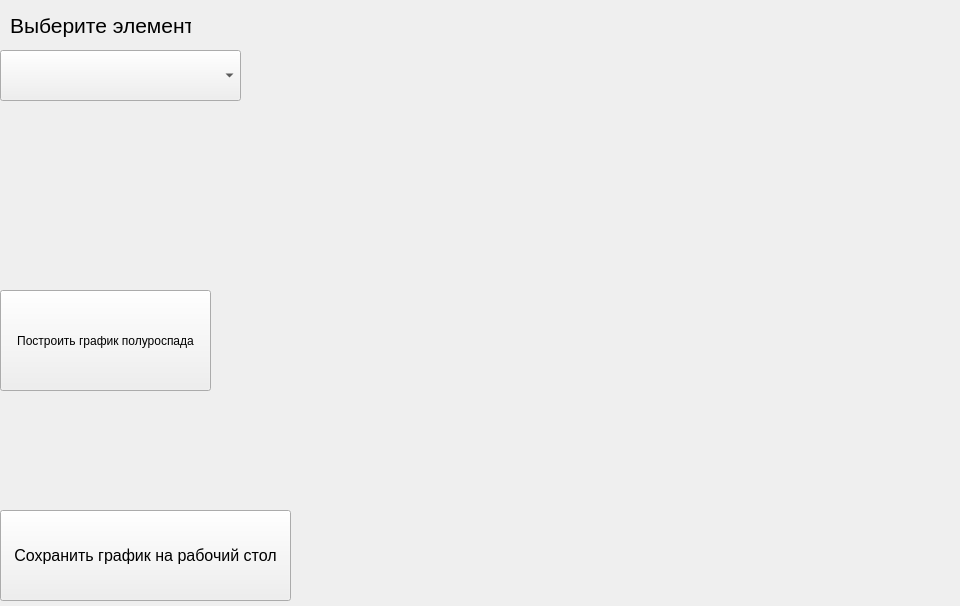
<?xml version="1.0" encoding="UTF-8"?>
<ui version="4.0">
 <class>MainWindow</class>
 <widget class="QMainWindow" name="MainWindow">
  <property name="geometry">
   <rect>
    <x>0</x>
    <y>0</y>
    <width>960</width>
    <height>606</height>
   </rect>
  </property>
  <property name="windowTitle">
   <string>MainWindow</string>
  </property>
  <widget class="QWidget" name="centralwidget">
   <widget class="QComboBox" name="elem_chooser">
    <property name="geometry">
     <rect>
      <x>0</x>
      <y>50</y>
      <width>241</width>
      <height>51</height>
     </rect>
    </property>
    <property name="font">
     <font>
      <pointsize>10</pointsize>
     </font>
    </property>
    <item>
     <property name="text">
      <string/>
     </property>
    </item>
   </widget>
   <widget class="QLabel" name="label">
    <property name="geometry">
     <rect>
      <x>10</x>
      <y>10</y>
      <width>181</width>
      <height>31</height>
     </rect>
    </property>
    <property name="font">
     <font>
      <pointsize>16</pointsize>
     </font>
    </property>
    <property name="text">
     <string>Выберите элемент</string>
    </property>
   </widget>
   <widget class="QLabel" name="graph">
    <property name="geometry">
     <rect>
      <x>350</x>
      <y>0</y>
      <width>601</width>
      <height>521</height>
     </rect>
    </property>
    <property name="text">
     <string/>
    </property>
   </widget>
   <widget class="QPushButton" name="make_graph">
    <property name="geometry">
     <rect>
      <x>0</x>
      <y>290</y>
      <width>211</width>
      <height>101</height>
     </rect>
    </property>
    <property name="text">
     <string>Построить график полуроспада</string>
    </property>
   </widget>
   <widget class="QLabel" name="element_info">
    <property name="geometry">
     <rect>
      <x>0</x>
      <y>100</y>
      <width>331</width>
      <height>181</height>
     </rect>
    </property>
    <property name="font">
     <font>
      <pointsize>12</pointsize>
     </font>
    </property>
    <property name="text">
     <string/>
    </property>
   </widget>
   <widget class="QPushButton" name="save">
    <property name="geometry">
     <rect>
      <x>0</x>
      <y>510</y>
      <width>291</width>
      <height>91</height>
     </rect>
    </property>
    <property name="font">
     <font>
      <pointsize>12</pointsize>
     </font>
    </property>
    <property name="text">
     <string>Сохранить график на рабочий стол</string>
    </property>
   </widget>
   <widget class="QLabel" name="error_label">
    <property name="geometry">
     <rect>
      <x>300</x>
      <y>520</y>
      <width>401</width>
      <height>81</height>
     </rect>
    </property>
    <property name="font">
     <font>
      <pointsize>12</pointsize>
     </font>
    </property>
    <property name="text">
     <string/>
    </property>
   </widget>
  </widget>
 </widget>
 <resources/>
 <connections/>
</ui>
